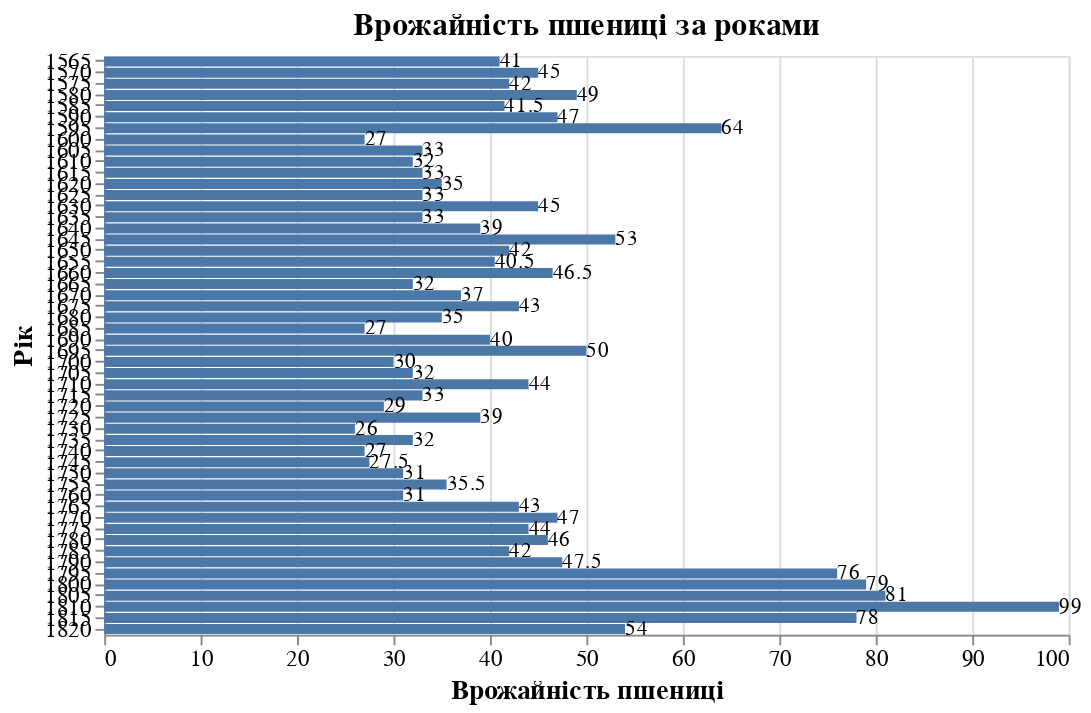

The code cell stored with this chart in its notebook:
### Code cell
# 2. Створіть горизонтальну діаграму з мітками на основі даних про врожайність пшениці (data.wheat()) за допомогою бібліотеки  Altair. Задайте вісь x для врожайності пшениці, вісь y для років, а текстові мітки відображайте значення врожайності пшениці на відповідних роках.  
from vega_datasets import data
source = data.wheat()
chart = alt.Chart(source).mark_bar().encode(
    x=alt.X('wheat:Q', axis=alt.Axis(title='Врожайність пшениці')),
    y=alt.Y('year:O', axis=alt.Axis(title='Рік'), sort=None),
    text='wheat:Q',
).properties(
    title='Врожайність пшениці за роками',
    width=500,
    height=300
)
text = chart.mark_text(
    align='left',
    baseline='middle',    
).encode(
    text='wheat:Q'
)
(chart + text).configure_axis(
    labelFontSize=12,
    titleFontSize=14,
).configure_title(
    fontSize=16
)

### Figure 1 — Vega-Lite specification as saved in the notebook (floating-point values rounded to 4 significant figures)
{"config": {"view": {"continuousWidth": 300, "continuousHeight": 300}, "axis": {"labelFontSize": 12, "titleFontSize": 14}, "title": {"fontSize": 16}}, "layer": [{"mark": {"type": "bar"}, "encoding": {"text": {"field": "wheat", "type": "quantitative"}, "x": {"axis": {"title": "Врожайність пшениці"}, "field": "wheat", "type": "quantitative"}, "y": {"axis": {"title": "Рік"}, "field": "year", "sort": null, "type": "ordinal"}}, "title": "Врожайність пшениці за роками"}, {"mark": {"type": "text", "align": "left", "baseline": "middle"}, "encoding": {"text": {"field": "wheat", "type": "quantitative"}, "x": {"axis": {"title": "Врожайність пшениці"}, "field": "wheat", "type": "quantitative"}, "y": {"axis": {"title": "Рік"}, "field": "year", "sort": null, "type": "ordinal"}}, "title": "Врожайність пшениці за роками"}], "data": {"name": "data-76d1ce26ea5761007c35827e1564d86c"}, "height": 300, "width": 500, "$schema": "https://vega.github.io/schema/vega-lite/v5.15.1.json", "datasets": {"data-76d1ce26ea5761007c35827e1564d86c": [{"year": 1565, "wheat": 41.0, "wages": 5.0}, {"year": 1570, "wheat": 45.0, "wages": 5.05}, {"year": 1575, "wheat": 42.0, "wages": 5.08}, {"year": 1580, "wheat": 49.0, "wages": 5.12}, {"year": 1585, "wheat": 41.5, "wages": 5.15}, {"year": 1590, "wheat": 47.0, "wages": 5.25}, {"year": 1595, "wheat": 64.0, "wages": 5.54}, {"year": 1600, "wheat": 27.0, "wages": 5.61}, {"year": 1605, "wheat": 33.0, "wages": 5.69}, {"year": 1610, "wheat": 32.0, "wages": 5.78}, {"year": 1615, "wheat": 33.0, "wages": 5.94}, {"year": 1620, "wheat": 35.0, "wages": 6.01}, {"year": 1625, "wheat": 33.0, "wages": 6.12}, {"year": 1630, "wheat": 45.0, "wages": 6.22}, {"year": 1635, "wheat": 33.0, "wages": 6.3}, {"year": 1640, "wheat": 39.0, "wages": 6.37}, {"year": 1645, "wheat": 53.0, "wages": 6.45}, {"year": 1650, "wheat": 42.0, "wages": 6.5}, {"year": 1655, "wheat": 40.5, "wages": 6.6}, {"year": 1660, "wheat": 46.5, "wages": 6.75}, {"year": 1665, "wheat": 32.0, "wages": 6.8}, {"year": 1670, "wheat": 37.0, "wages": 6.9}, {"year": 1675, "wheat": 43.0, "wages": 7.0}, {"year": 1680, "wheat": 35.0, "wages": 7.3}, {"year": 1685, "wheat": 27.0, "wages": 7.6}, {"year": 1690, "wheat": 40.0, "wages": 8.0}, {"year": 1695, "wheat": 50.0, "wages": 8.5}, {"year": 1700, "wheat": 30.0, "wages": 9.0}, {"year": 1705, "wheat": 32.0, "wages": 10.0}, {"year": 1710, "wheat": 44.0, "wages": 11.0}, {"year": 1715, "wheat": 33.0, "wages": 11.75}, {"year": 1720, "wheat": 29.0, "wages": 12.5}, {"year": 1725, "wheat": 39.0, "wages": 13.0}, {"year": 1730, "wheat": 26.0, "wages": 13.3}, {"year": 1735, "wheat": 32.0, "wages": 13.6}, {"year": 1740, "wheat": 27.0, "wages": 14.0}, {"year": 1745, "wheat": 27.5, "wages": 14.5}, {"year": 1750, "wheat": 31.0, "wages": 15.0}, {"year": 1755, "wheat": 35.5, "wages": 15.7}, {"year": 1760, "wheat": 31.0, "wages": 16.5}, {"year": 1765, "wheat": 43.0, "wages": 17.6}, {"year": 1770, "wheat": 47.0, "wages": 18.5}, {"year": 1775, "wheat": 44.0, "wages": 19.5}, {"year": 1780, "wheat": 46.0, "wages": 21.0}, {"year": 1785, "wheat": 42.0, "wages": 23.0}, {"year": 1790, "wheat": 47.5, "wages": 25.5}, {"year": 1795, "wheat": 76.0, "wages": 27.5}, {"year": 1800, "wheat": 79.0, "wages": 28.5}, {"year": 1805, "wheat": 81.0, "wages": 29.5}, {"year": 1810, "wheat": 99.0, "wages": 30.0}, {"year": 1815, "wheat": 78.0, "wages": null}, {"year": 1820, "wheat": 54.0, "wages": null}]}}
